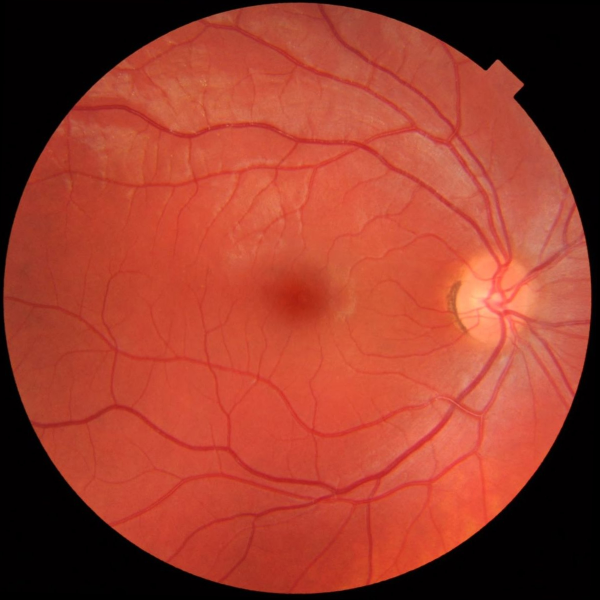
#> input picture 2_Feature_matching/public_data/public_source.jpg, 1200 x 1200 px (shown at 1/2 size); its folder holds only this picture in this run
$ python -i helpers.py   (imports and definitions only)   (older library calls are emulated)
#> lines starting #> are read from the running program, lines starting #| are printed output that depends on the picture
import os, re
import pandas as pd
import numpy as np
import matplotlib.pyplot as plt

import skimage
from skimage import data, color, transform
from skimage.color import rgb2gray
from skimage.filters import meijering, sato, frangi, hessian
from skimage.feature import (match_descriptors, corner_harris,
                             corner_peaks, ORB, plot_matches,
                             hessian_matrix, hessian_matrix_eigvals,
                             hog)
from skimage.transform import ProjectiveTransform, SimilarityTransform, warp
from skimage.measure import ransac
from skimage.io import imread, imshow, imsave

import cv2


# [47 lines left out: functions preprocess_img, load_df, resize_mask, squarize, not called in this run]

def imp(path, resize=True, vessels=False, exposure=False, cv=False):
#> called with path = 'public_data/public_source.jpg', resize = True, vessels = False, exposure = False, cv = False
	if cv:
		img = cv2.imread(path, cv2.IMREAD_GRAYSCALE)
	else:
		img = imread(path)
#> img is the input picture: shape (1200, 1200, 3); mean R, G, B 154.2, 60.5, 44.4
		img = rgb2gray(img)
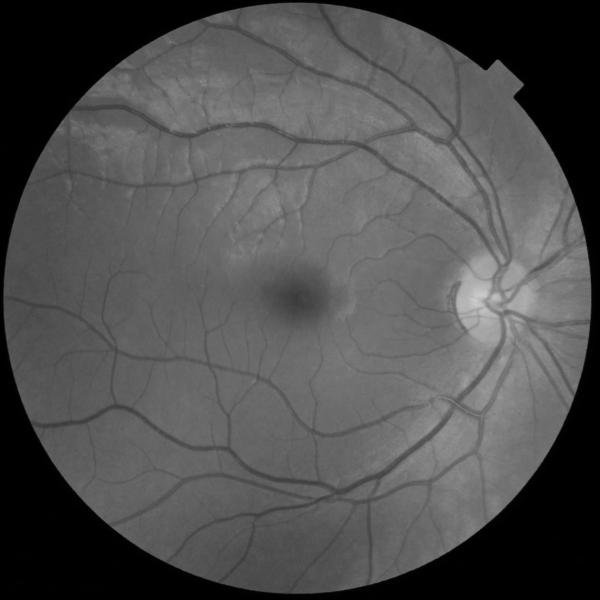
#> img: shape (1200, 1200) float64 (shown at 1/2 size); min 0, max 0.805, mean 0.311
	#img = preprocess_img(img)
	#img = meijering(img)
	if vessels:
		img = sato(img)
		img[img<0.0025] = 0 # remove background
		#img[img>=0.01] = 255
		img = cv2.normalize(src=img, dst=None, alpha=0, beta=255, norm_type=cv2.NORM_MINMAX, dtype=cv2.CV_8U)

		# [6 lines left out: function remove_circle, not called in this run]

		img = remove_circle(img)
		img = skimage.exposure.rescale_intensity(img)
	if resize:
		img = cv2.resize(img, dsize=(512, 512))
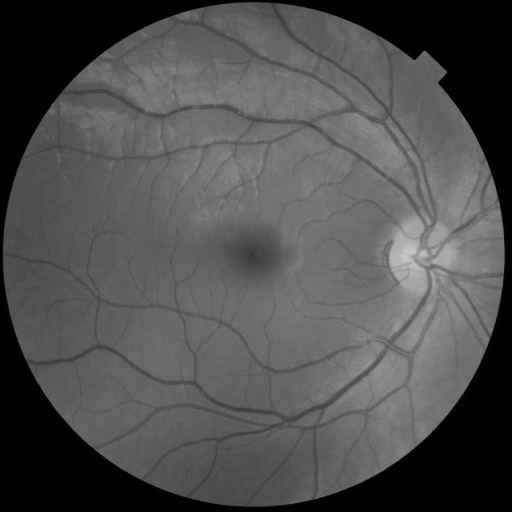
#> img: shape (512, 512) float64; min 0, max 0.798, mean 0.311
	if exposure and not vessels:
		img = skimage.exposure.rescale_intensity(img)
	return(img)

# [23 lines left out: functions vxm_data_generator, plot_history, not called in this run]

>>> result = imp('public_data/public_source.jpg')
